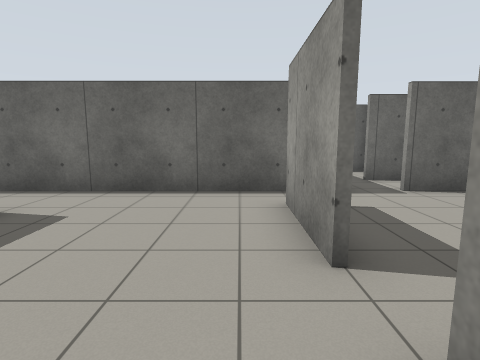
[1] (above)

18 first-person views from a walk through a Gazebo world. The camera is 1.2 m above the floor, tilts 8° down and sees 80° across. The floor is counted in squares, 1 m on a side. Each view is taken from the middle of a square. On the plan, view 1 faces up. The plan holds only what a view shows up to about 12 squares ahead; the rest is blank. Robots are left out.

[2]
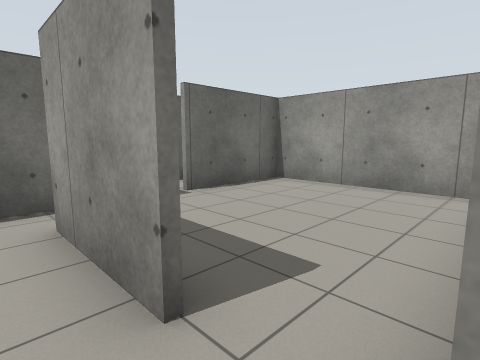

[3]
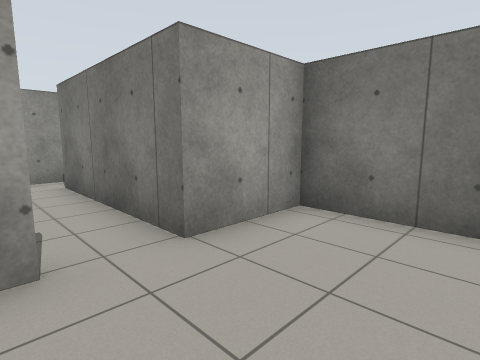

[4]
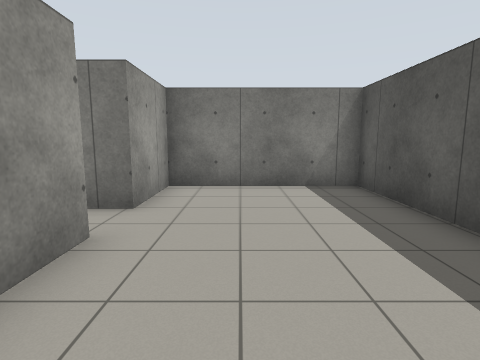

[5]
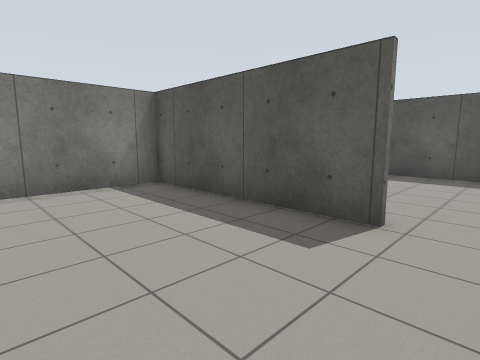

[6]
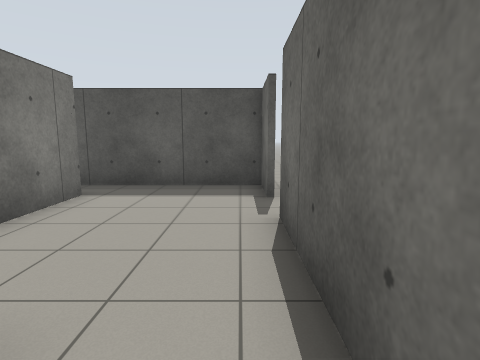

[7]
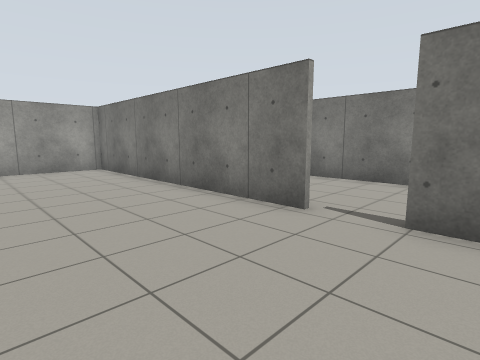

[8]
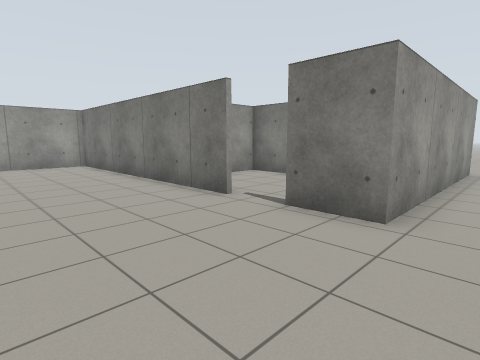

[9]
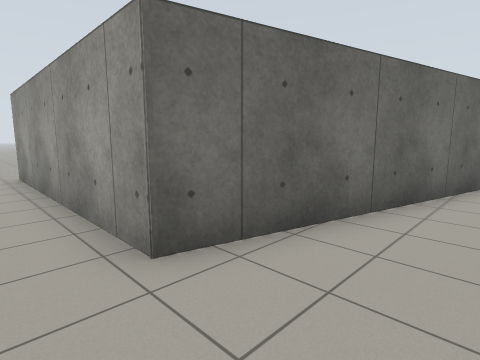

[10]
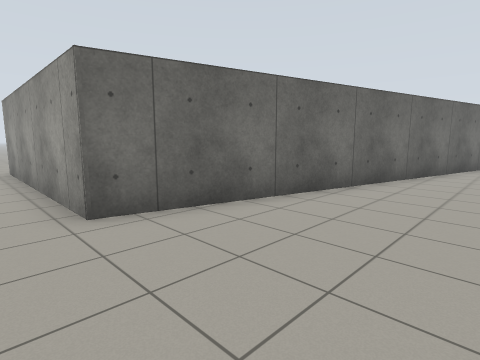

[11]
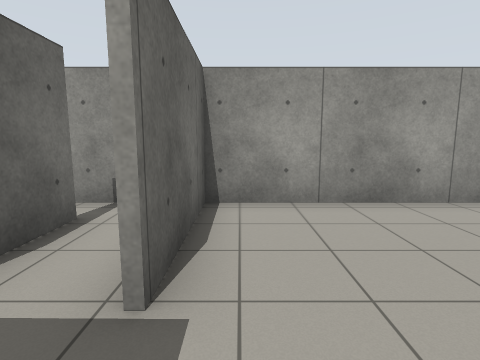

[12]
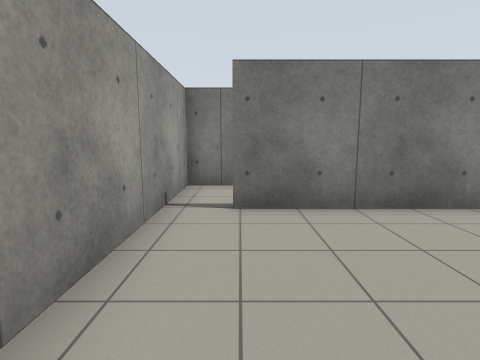

[13]
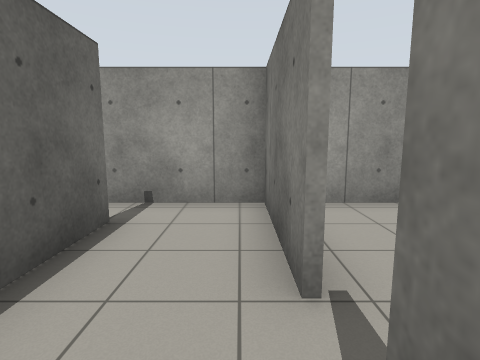

[14]
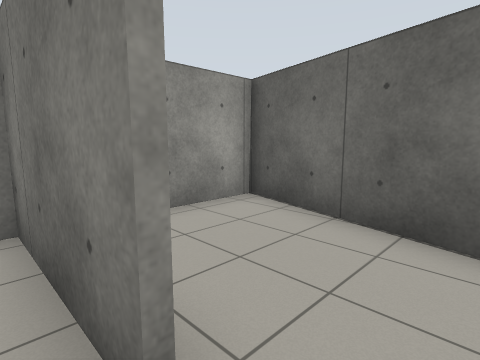

[15]
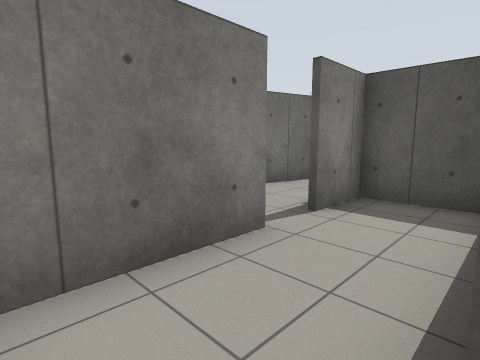

[16]
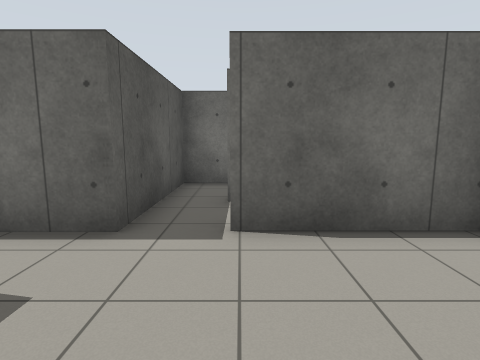

[17]
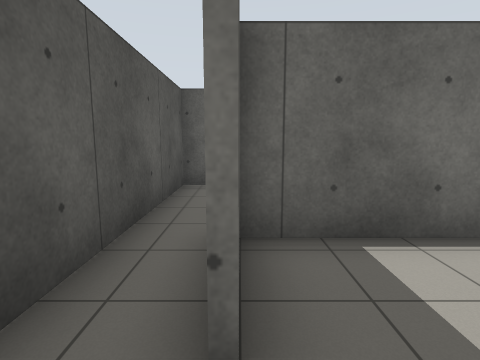

[18]
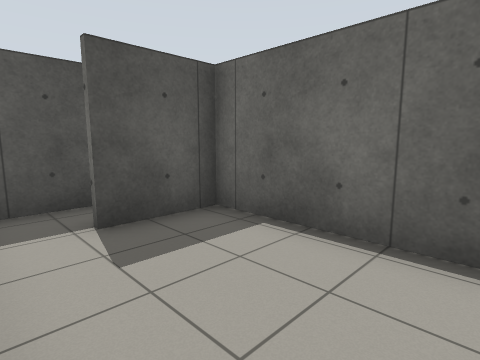

### Floor plan
Points are (right, up) in squares from view 1. A wall is a line through its corners. A room is listed if a view was taken in it or the views show most of it. See-through windows are left out.
Room 1 (views 1, 2, 3, 4, 5, 6)
walls: (-4.1, 4.8) (-4.1, -1.5) (0.9, -1.5) (0.9, 1.1); (0.9, 2.5) (0.9, 5.4); (1.4, 6.6) (-4.5, 6.6)
ways out: opening at (1, 2) to room 4; opening at (1, 6) to room 4; opening at (-4, 5.5) to room 7
Room 2 (views 7, 8)
walls: (-7.4, 6.7) (2.2, 6.7) (2.3, 10.1); (-10.7, 6.7) (-8.9, 6.7)
ways out: opening at (-12, 7) to room 3; opening at (-8, 7) to room 7
Room 3 (views 9, 10)
walls: (2.7, -4.7) (-10.7, -1.4) (-10.7, 6.7)
ways out: opening at (-12, 7) to room 2
Room 4 (views 11, 12, 16)
walls: (2.4, 7.6) (2.4, 6.6) (1.4, 6.6); (0.9, 1.1) (6.1, 1.1); (7.4, 1.4) (7.4, 6.6) (3.8, 6.6)
ways out: opening at (1, 2) to room 1; opening at (1, 6) to room 1; opening at (7, 1) to room 5; opening at (3, 7) to room 9
Room 5 (views 13, 14, 15)
walls: (6.1, 0.9) (4.1, 0.9); (4, -1.5) (7.4, -1.5) (7.4, 1.4); (1, 0.6) (1, -1.5) (2.9, -1.5)
ways out: opening at (7, 1) to room 4; opening at (3, -2) to room 8; gap at (4, -2) to room 8
Room 6 (views 17, 18)
walls: (-5.1, 2.4) (-9, 2.4) (-9, 0.2); (-10.5, 2.4) (-10.5, -0.6)
ways out: opening at (-10, 1.5) to room 7
Room 7 (no view inside)
walls: (-8.9, 6.6) (-10.5, 6.6) (-10.5, 2.4); (-9.2, 2.5) (-4.2, 2.5) (-4.2, 3.8); (-4.5, 6.6) (-7.4, 6.6)
ways out: opening at (-4, 5.5) to room 1; opening at (-8, 7) to room 2; opening at (-10, 1.5) to room 6
Room 8 (no view inside)
walls: (3.2, -4.7) (7.4, -5.7) (7.4, -2.6); (-0.8, -3.7) (0.9, -4.1)
ways out: opening at (3, -2) to room 5; gap at (4, -2) to room 5
Room 9 (no view inside)
walls: (4.9, 10.9) (2.4, 10.9) (2.4, 7.6)
ways out: opening at (3, 7) to room 4; opening at (4, 8)

Where each view was taken, in squares from view 1:
view 1: 0 up, 0 right, facing up
view 2: 1 up, 0 right, facing up-right
view 3: 3 up, 2 left, facing down-right
view 4: 6 up, 1 left, facing down
view 5: 6 up, 0 right, facing down-left
view 6: 6 up, 3 left, facing left
view 7: 11 up, 10 left, facing down-right
view 8: 11 up, 12 left, facing down-right
view 9: 4 down, 12 left, facing up-right
view 10: 6 down, 12 left, facing up-right
view 11: 6 up, 2 right, facing right
view 12: 6 up, 6 right, facing down
view 13: 1 down, 2 right, facing right
view 14: 1 down, 3 right, facing down-right
view 15: 1 up, 7 right, facing down-left
view 16: 3 up, 4 right, facing up
view 17: 1 down, 9 left, facing up
view 18: 1 down, 5 left, facing up-left
